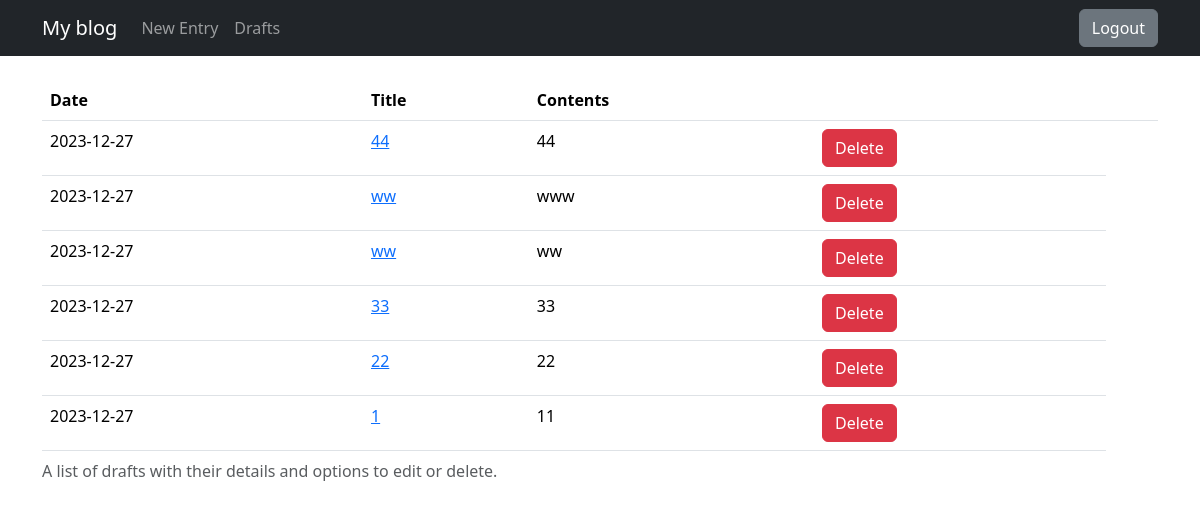
Page /drafts/ (signed in) on the committed database.
### blog/models.py (models this page shows)
class Entry(db.Model):
    id = db.Column(db.Integer, primary_key=True)
    title = db.Column(db.String(80), nullable=False)
    body = db.Column(db.Text, nullable=False)
    pub_date = db.Column(db.DateTime, nullable=False,
                         default=datetime.datetime.utcnow)
    is_published = db.Column(db.Boolean, default=False)

### blog/routes.py (the view)
@app.route("/drafts/", methods=['GET'])
@login_required
def list_drafts():
    drafts = Entry.query.filter_by(is_published=False).order_by(Entry.pub_date.desc())
    return render_template("drafts.html", drafts=drafts)

### blog/routes.py (called while the page is built)
def login_required(view_func):
    @functools.wraps(view_func)
    def check_permissions(*args, **kwargs):
        if session.get('logged_in'):
            return view_func(*args, **kwargs)
        return redirect(url_for('login', next=request.path))
    return check_permissions

### blog/templates/drafts.html
{% extends "base.html" %}
{% block content %}
<table class="table">
   <caption>A list of drafts with their details and options to edit or delete.</caption>
   <thead>
     <tr>
       <th scope="col">Date</th>
       <th scope="col">Title</th>
       <th scope="col">Contents</th>
       <th scope="col"></th>
       <th scope="col"></th>
     </tr>
   </thead>
   <tbody>
       {% for post in drafts %}
     <tr>
       <td>
           {{ post.pub_date.strftime('%Y-%m-%d') }}
       </td>
       <td>
           <a href="{{ url_for('edit_or_create_entry', entry_id=post.id) }}">
               {{ post.title }}
           </a>
       </td>
       <td>{{ post.body|truncate(100, true) }}</td>
       <td>
           <form action="{{ url_for('delete_entry', entry_id=post.id) }}" method="POST"
                 onsubmit="return confirm('Are you sure you want to delete this entry?');">
               <button type="submit" class="btn btn-danger">Delete</button>
           </form>
       </td>
     </tr>
     {% endfor %}
   </tbody>
 </table>
{% endblock %}

### blog/templates/base.html (style rules this page uses)
body { padding-top: 5rem; }

### rows in the picture
Entry: pub_date "2023-12-27", title "44", body "44"
Entry: pub_date "2023-12-27", title "ww", body "www"
Entry: pub_date "2023-12-27", title "ww", body "ww"
Entry: pub_date "2023-12-27", title "33", body "33"
Entry: pub_date "2023-12-27", title "22", body "22"
Entry: pub_date "2023-12-27", title "1", body "11"
